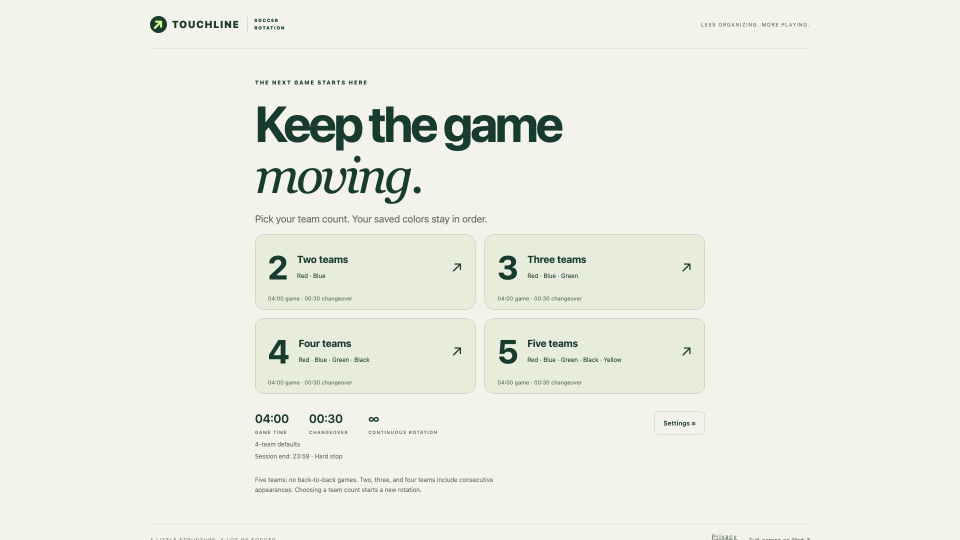
#> input picture store-assets/google-play/android-landscape-jpg/01-team-selection.jpg, 1920 x 1080 px, given in place of selection.png, which was not available (shown at 1/2 size); the run also reads 1 picture not shown here
$ python make_motion_promo.py
#> lines starting #> are read from the running program, lines starting #| are printed output that depends on the picture; after the words box and inside, x2 and y2 are one past the last pixel; in counts of white or black regions, pixels touching at a corner belong together
#> in make_card, `result = Image.new('RGBA', (width + pad * 2, height + pad * 2), (0, 0,..`: result: PIL image 1160x760 RGBA; every value is 0
#> in source_image, image is the input picture: PIL image 1920x1080 RGB; mean R, G, B 236.5, 237.8, 228.5
#!/usr/bin/env python3
"""Build an alternate high-energy Touchline motion-graphics trailer."""
from pathlib import Path
from PIL import Image, ImageDraw, ImageFont, ImageFilter
import json
import math
import subprocess
import textwrap

ROOT = Path(__file__).resolve().parents[1]
SHOTS = ROOT / 'training/screenshots'
MUSIC = ROOT / 'training/audio/touchline-break.m4a'
WORK = Path('/tmp/touchline-motion-promo')
WORK.mkdir(parents=True, exist_ok=True)
OUT = ROOT / 'docs/assets/touchline-motion-promo.mp4'
POSTER = ROOT / 'docs/assets/touchline-motion-promo-poster.jpg'
VTT = ROOT / 'docs/assets/touchline-motion-promo.vtt'

W, H, FPS, TOTAL = 1920, 1080, 30, 76.0
INK, DEEP, PAPER = '#0b241c', '#143b30', '#f3f2e9'
LIME, ORANGE, MUTED = '#dff28d', '#e58d55', '#b9c8bd'
TEAM = ['#ef4b48', '#3e81f6', '#4ec46b', '#161d1a', '#f1cf35']


def run(*args):
    subprocess.run(args, check=True)


# [11 lines left out: function font, not called in this run]


def clamp(value, low=0.0, high=1.0):
    return max(low, min(high, value))


def smooth(value):
    value = clamp(value)
    return value * value * (3 - 2 * value)


# [4 lines left out: function out_back, not called in this run]


def fit_crop(image, size, focus=(0.5, 0.5)):
#> called with size = (1050, 650), focus = (0.5, 0.5)
    width, height = size
#> width = 1050; height = 650
    scale = max(width / image.width, height / image.height)
#> scale = 0.602
    image = image.resize((round(image.width * scale), round(image.height * scale)), Image.Resampling.LANCZOS)
#> image: PIL image 1156x650 RGB
    x = max(0, min(image.width - width, round(image.width * focus[0] - width / 2)))
#> x = 53
    y = max(0, min(image.height - height, round(image.height * focus[1] - height / 2)))
#> y = 0
    return image.crop((x, y, x + width, y + height))


def source_image(name):
    image = Image.open(SHOTS / f'{name}.png').convert('RGB')
    if name.startswith('settings'):
        image = image.crop((450, 5, 1470, 1075))
    elif name in {'timing', 'roster', 'summary', 'schedule', 'upcoming'}:
        image = image.crop((350, 0, 1570, 1080))
    return image


def make_card(name, width, height, radius=34):
    pad = 55
    result = Image.new('RGBA', (width + pad * 2, height + pad * 2), (0, 0, 0, 0))
    shadow = Image.new('RGBA', result.size, (0, 0, 0, 0))
    sd = ImageDraw.Draw(shadow)
    sd.rounded_rectangle((pad + 10, pad + 18, pad + width + 10, pad + height + 18), radius=radius, fill=(0, 0, 0, 135))
    result.alpha_composite(shadow.filter(ImageFilter.GaussianBlur(22)))
    image = fit_crop(source_image(name), (width, height))
    mask = Image.new('L', (width, height), 0)
#> mask: PIL image 1050x650 L; every value is 0
    ImageDraw.Draw(mask).rounded_rectangle((0, 0, width, height), radius=radius, fill=255)
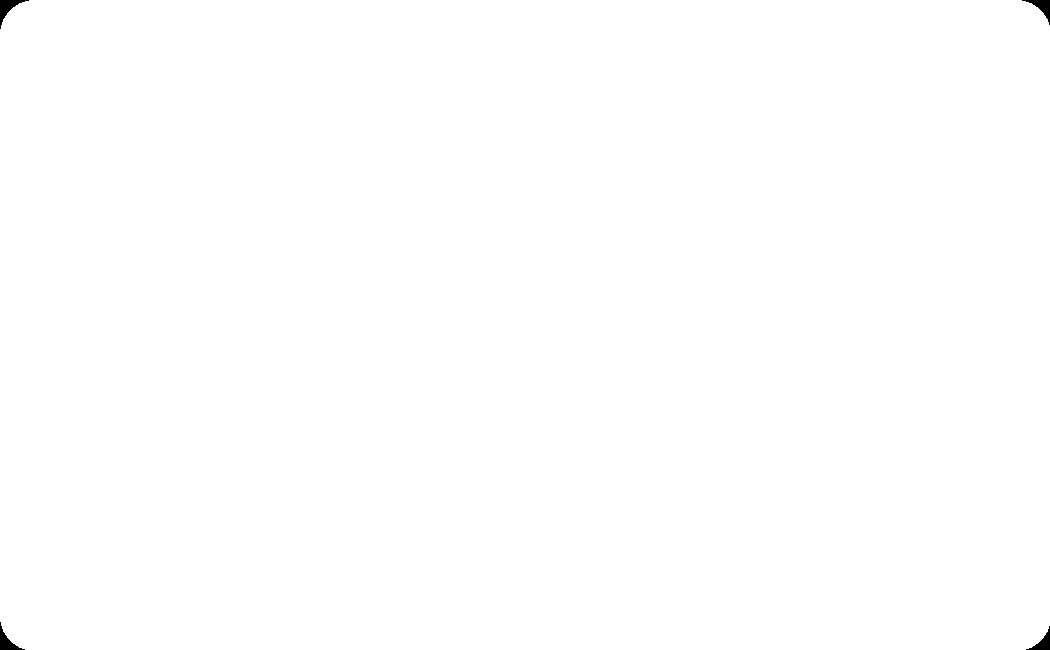
#> mask: PIL image 1050x650 L; 99.9% white; 4 black regions, box (x1, y1, x2, y2) and area: (0, 0, 29, 29) 260, (1022, 0, 1050, 25) 231, (0, 622, 25, 650) 231, (1026, 626, 1050, 650) 203
    result.paste(image, (pad, pad), mask)
    ImageDraw.Draw(result).rounded_rectangle((pad, pad, pad + width, pad + height), radius=radius, outline='#6f8d80', width=2)
    return result


# [17 lines left out: function text_block, not called in this run]


cards = {
    'selection': make_card('selection', 1050, 650),
    'settings': make_card('settings-game', 820, 760),
    'board': make_card('board', 1120, 680),
    'clock': make_card('clock', 1560, 875),
    'audio': make_card('settings-audio', 800, 760),
    'upcoming': make_card('upcoming', 820, 650),
    'schedule': make_card('schedule', 720, 760),
    'timing': make_card('timing', 760, 660),
    'roster': make_card('roster', 760, 660),
    'summary': make_card('summary', 720, 760),
}
#> in make_card (call 2), `result = Image.new('RGBA', (width + pad * 2, height + pad * 2), (0, 0,..`: result: PIL image 930x870 RGBA; every value is 0
#> call 2 of source_image, with name = 'settings-game'
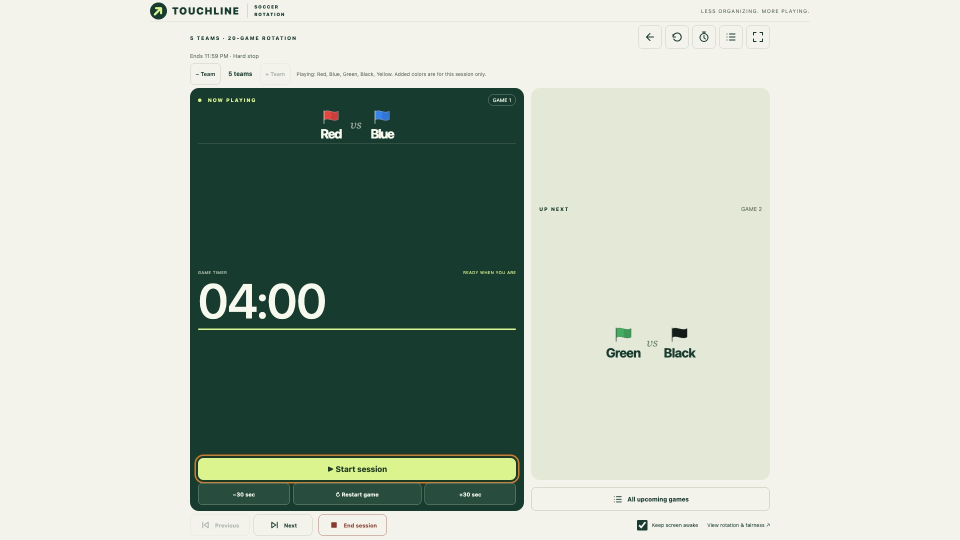
#> input picture store-assets/google-play/android-landscape-jpg/02-game-board.jpg, 1920 x 1080 px, given in place of settings-game.png, which was not available (shown at 1/2 size)
#> in source_image, image is the input picture: PIL image 1920x1080 RGB; mean R, G, B 183.9, 194, 181.8
#> call 2 of fit_crop, with size = (820, 760), focus = (0.5, 0.5)
#> in fit_crop (call 2), `width, height = size`: width = 820; height = 760
#> in fit_crop (call 2), `scale = max(width / image.width, height / image.height)`: scale = 0.804
#> in fit_crop (call 2), `image = image.resize((round(image.width * scale), round(image.height *..`:
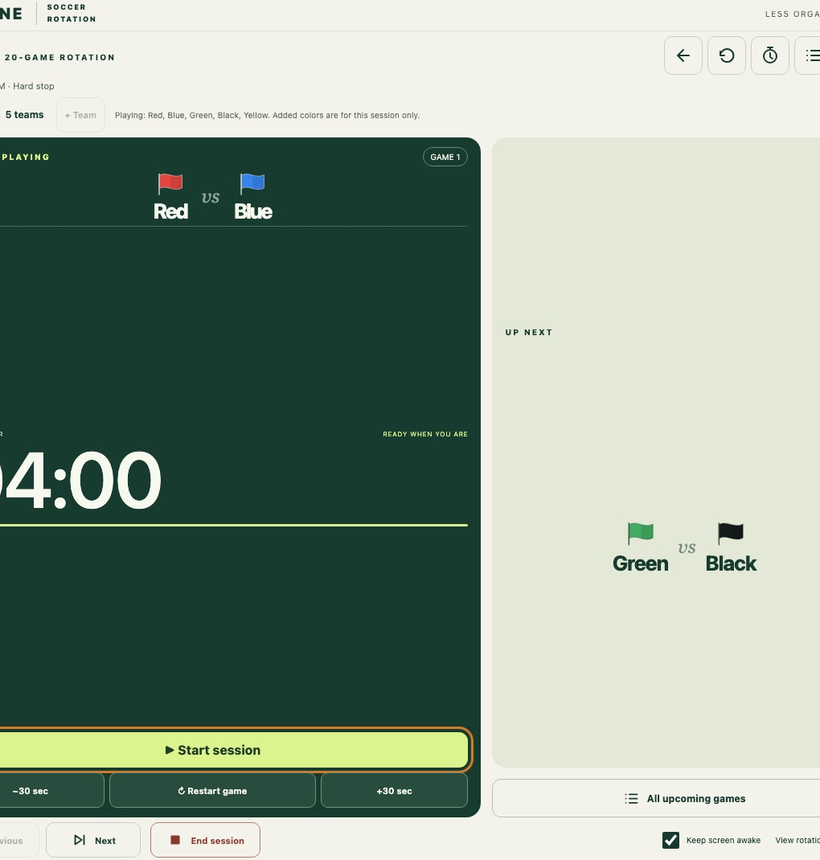
#> image: PIL image 820x860 RGB; mean R, G, B 142.9, 160, 145
#> in fit_crop (call 2), `x = max(0, min(image.width - width, round(image.width * focus[0] - wid..`: x = 0
#> in fit_crop (call 2), `y = max(0, min(image.height - height, round(image.height * focus[1] - ..`: y = 50
#> in make_card (call 2), `mask = Image.new('L', (width, height), 0)`: mask: PIL image 820x760 L; every value is 0
#> in make_card (call 2), `ImageDraw.Draw(mask).rounded_rectangle((0, 0, width, height), radius=r..`: mask: PIL image 820x760 L; 99.9% white; 4 black regions, box (x1, y1, x2, y2) and area: (0, 0, 29, 29) 260, (792, 0, 820, 25) 231, (0, 732, 25, 760) 231, (796, 736, 820, 760) 203
#> call 3 of make_card, with name = 'board', width = 1120, height = 680, radius = 34
#> in make_card (call 3), `result = Image.new('RGBA', (width + pad * 2, height + pad * 2), (0, 0,..`: result: PIL image 1230x790 RGBA; every value is 0
#> in make_card (call 3), `result.alpha_composite(shadow.filter(ImageFilter.GaussianBlur(22)))`:
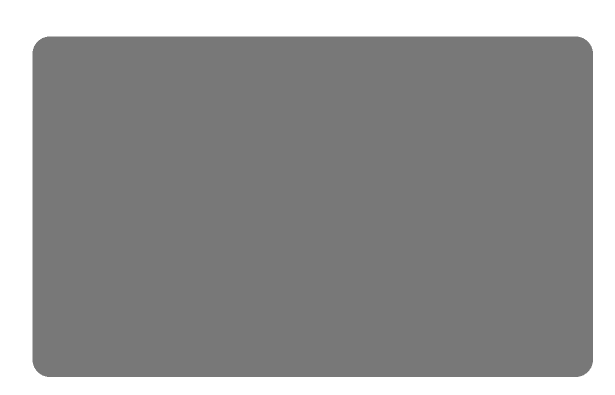
#> shadow: PIL image 1230x790 RGBA (shown at 1/2 size); mean R, G, B, A 0, 0, 0, 105.9; transparent parts drawn white
#> in make_card (call 3), `mask = Image.new('L', (width, height), 0)`: mask: PIL image 1120x680 L; every value is 0
#> in make_card (call 3), `ImageDraw.Draw(mask).rounded_rectangle((0, 0, width, height), radius=r..`: mask: PIL image 1120x680 L; 99.9% white; 4 black regions, box (x1, y1, x2, y2) and area: (0, 0, 29, 29) 260, (1092, 0, 1120, 25) 231, (0, 652, 25, 680) 231, (1096, 656, 1120, 680) 203
#> call 4 of make_card, with name = 'clock', width = 1560, height = 875, radius = 34
#> in make_card (call 4), `result = Image.new('RGBA', (width + pad * 2, height + pad * 2), (0, 0,..`: result: PIL image 1670x985 RGBA; every value is 0
#> call 4 of source_image, with name = 'clock'
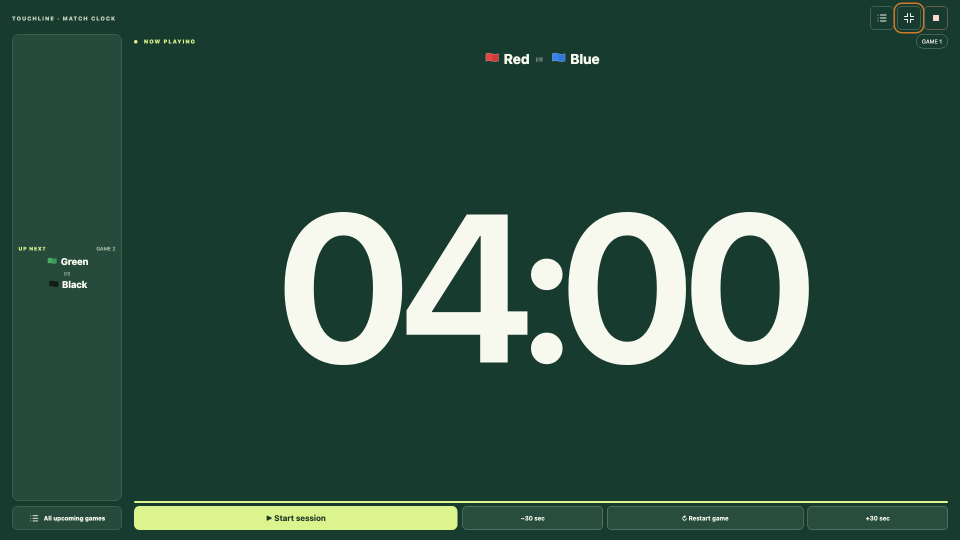
#> input picture training/screenshots/clock.png, 1920 x 1080 px (shown at 1/2 size)
#> in source_image, image is the input picture: PIL image 1920x1080 RGB; mean R, G, B 46.8, 79.2, 66
#> in make_card (call 4), `mask = Image.new('L', (width, height), 0)`: mask: PIL image 1560x875 L; every value is 0
#> in make_card (call 4), `ImageDraw.Draw(mask).rounded_rectangle((0, 0, width, height), radius=r..`: mask: PIL image 1560x875 L; 99.9% white; 4 black regions, box (x1, y1, x2, y2) and area: (0, 0, 29, 29) 260, (1532, 0, 1560, 25) 231, (0, 847, 25, 875) 231, (1536, 851, 1560, 875) 203
#> in make_card (call 4), `result.paste(image, (pad, pad), mask)`:
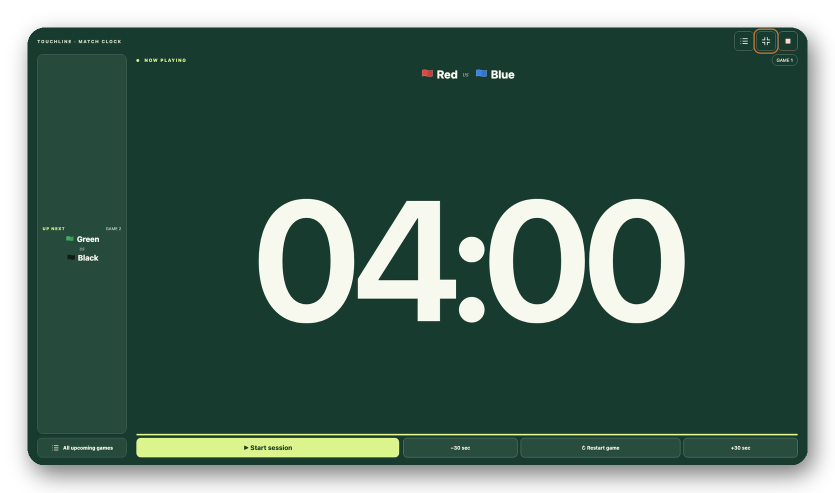
#> result: PIL image 1670x985 RGBA (shown at 1/2 size); mean R, G, B, A 38.9, 65.7, 54.8, 215.9; transparent parts drawn white
#> in make_card (call 5), `result = Image.new('RGBA', (width + pad * 2, height + pad * 2), (0, 0,..`: result: PIL image 910x870 RGBA; every value is 0
#> in fit_crop (call 5), `width, height = size`: width = 800; height = 760
#> in fit_crop (call 5), `scale = max(width / image.width, height / image.height)`: scale = 0.784
#> in fit_crop (call 5), `y = max(0, min(image.height - height, round(image.height * focus[1] - ..`: y = 40
#> in fit_crop (call 5), `return image.crop((x, y, x + width, y + height))`:
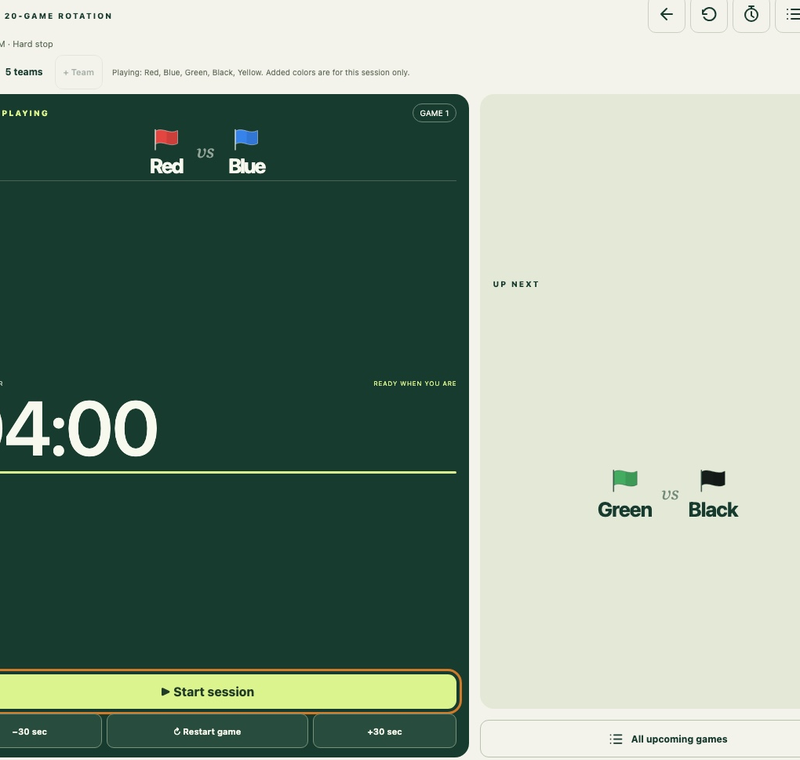
#> returned value: PIL image 800x760 RGB; mean R, G, B 133, 151.8, 136.1
#> in make_card (call 5), `mask = Image.new('L', (width, height), 0)`: mask: PIL image 800x760 L; every value is 0
#> in make_card (call 5), `ImageDraw.Draw(mask).rounded_rectangle((0, 0, width, height), radius=r..`: mask: PIL image 800x760 L; 99.8% white; 4 black regions, box (x1, y1, x2, y2) and area: (0, 0, 29, 29) 260, (772, 0, 800, 25) 231, (0, 732, 25, 760) 231, (776, 736, 800, 760) 203
#> (the run stopped early here; a loop or call above may not have finished)
